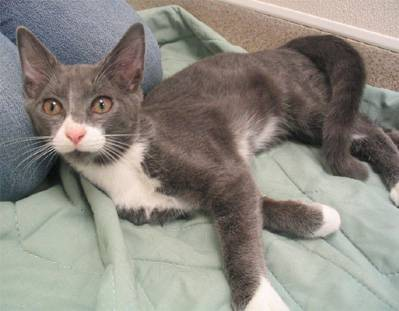
#> input picture dataset/original/cats/cat_000021.jpg, 399 x 311 px; its folder holds only this picture in this run
$ python augment_offline.py
#> lines starting #> are read from the running program, lines starting #| are printed output that depends on the picture
from __future__ import annotations

from dataclasses import dataclass
from pathlib import Path
import random

from PIL import Image, ImageEnhance, ImageOps, ImageFilter


# ---------------- CONFIG ----------------
SEED = 42

SRC = Path("dataset/original")      # <-- set to your original folder (cats/ dogs inside)
DST = Path("dataset/augmented")     # output (cats/ dogs inside)
CLASSES = ["cats", "dogs"]

AUG_PER_IMAGE = 2   # 2 => total ~3x (orig + aug1 + aug2)

# Probabilities (tune here)
P_FLIP = 0.50
P_ROTATE = 0.15      # reduced (was effectively higher)
P_AFFINE = 0.30
P_COLOR = 0.80       # increased
P_BLUR = 0.12        # moderate but not crazy
P_SHARPEN = 0.10
P_NOISE = 0.08

# Strength ranges (tune here)
ROTATE_DEG = 7       # max absolute rotation degrees (smaller)
TRANSLATE_FRAC = 0.05  # max translate fraction (5%)
ZOOM_RANGE = (0.92, 1.06)

BRIGHTNESS = (0.80, 1.20)
CONTRAST   = (0.80, 1.20)
SATURATION = (0.80, 1.25)

# Hue shift implemented by shifting HSV hue (small range)
HUE_SHIFT = (-6, 6)  # degrees in [0..360] mapped to [0..255] hue channel later

BLUR_RADIUS = (0.6, 1.6)
NOISE_STD = (2, 8)  # per-channel std dev (0-255 scale)

ALLOWED_EXT = {".jpg", ".jpeg", ".png", ".webp"}


# ---------------- HELPERS ----------------
def is_image(p: Path) -> bool:
    return p.is_file() and p.suffix.lower() in ALLOWED_EXT


def ensure_dirs() -> None:
    DST.mkdir(parents=True, exist_ok=True)
    for c in CLASSES:
        (DST / c).mkdir(parents=True, exist_ok=True)


def shift_hue_rgb(img: Image.Image, shift_deg: int) -> Image.Image:
    """
    Shift hue by +/- a few degrees. Works on RGB PIL image.
    """
    if shift_deg == 0:
        return img

    hsv = img.convert("HSV")
    h, s, v = hsv.split()

    # Hue in PIL HSV is 0..255 representing 0..360 degrees.
    shift = int((shift_deg / 360.0) * 255)  # can be negative

    # apply shift with wrap-around
    h = h.point(lambda x: (x + shift) % 256)

    hsv2 = Image.merge("HSV", (h, s, v))
    return hsv2.convert("RGB")


def add_noise(img: Image.Image) -> Image.Image:
    """
    Add light gaussian-like noise using PIL point operations.
    (Fast enough for offline augmentation; keeps it simple.)
    """
    import math

    std = random.uniform(NOISE_STD[0], NOISE_STD[1])

    def jitter(x: int) -> int:
        # Box-Muller approx with two uniforms -> gaussian-ish
        u1 = random.random()
        u2 = random.random()
        z = math.sqrt(-2.0 * math.log(max(u1, 1e-12))) * math.cos(2.0 * math.pi * u2)
        y = int(round(x + z * std))
        return 0 if y < 0 else (255 if y > 255 else y)

    r, g, b = img.split()
    r = r.point(jitter)
    g = g.point(jitter)
    b = b.point(jitter)
    return Image.merge("RGB", (r, g, b))


def random_affine(img: Image.Image) -> Image.Image:
    """
    Small translate + zoom using crop/pad approach (simple and stable).
    """
    w, h = img.size
    # Zoom
    scale = random.uniform(ZOOM_RANGE[0], ZOOM_RANGE[1])
    new_w = int(w * scale)
    new_h = int(h * scale)
    resized = img.resize((new_w, new_h), resample=Image.BILINEAR)

    # If zoomed in -> crop center-ish with small random offset
    if scale > 1.0:
        max_dx = int((new_w - w) * 0.5)
        max_dy = int((new_h - h) * 0.5)
        dx = random.randint(-max_dx, max_dx) if max_dx > 0 else 0
        dy = random.randint(-max_dy, max_dy) if max_dy > 0 else 0
        left = (new_w - w) // 2 + dx
        top  = (new_h - h) // 2 + dy
        return resized.crop((left, top, left + w, top + h))

    # If zoomed out -> pad to original size with small random offset
    else:
        canvas = Image.new("RGB", (w, h))
        max_dx = int((w - new_w) * 0.5)
        max_dy = int((h - new_h) * 0.5)
        dx = random.randint(-max_dx, max_dx) if max_dx > 0 else 0
        dy = random.randint(-max_dy, max_dy) if max_dy > 0 else 0
        left = (w - new_w) // 2 + dx
        top  = (h - new_h) // 2 + dy
        canvas.paste(resized, (left, top))
        return canvas


def augment(img: Image.Image) -> Image.Image:
    # Flip
    if random.random() < P_FLIP:
        img = ImageOps.mirror(img)

    # Rotate (less often)
    if random.random() < P_ROTATE:
        angle = random.uniform(-ROTATE_DEG, ROTATE_DEG)
        img = img.rotate(angle, resample=Image.BILINEAR, expand=False)

    # Affine-like (zoom/translate)
    if random.random() < P_AFFINE:
        img = random_affine(img)

    # Color / Tone (more often)
    if random.random() < P_COLOR:
        img = ImageEnhance.Brightness(img).enhance(random.uniform(*BRIGHTNESS))
        img = ImageEnhance.Contrast(img).enhance(random.uniform(*CONTRAST))
        img = ImageEnhance.Color(img).enhance(random.uniform(*SATURATION))

        hue = random.randint(HUE_SHIFT[0], HUE_SHIFT[1])
        img = shift_hue_rgb(img, hue)

    # Blur vs Sharpen (rare-ish, and not both usually)
    r = random.random()
    if r < P_BLUR:
        img = img.filter(ImageFilter.GaussianBlur(radius=random.uniform(*BLUR_RADIUS)))
    elif r < (P_BLUR + P_SHARPEN):
        img = img.filter(ImageFilter.UnsharpMask(radius=2, percent=120, threshold=3))

    # Noise (rare)
    if random.random() < P_NOISE:
        img = add_noise(img)

    return img


def main() -> None:
    random.seed(SEED)
    ensure_dirs()

    print("Using source:", SRC.resolve())
    total_in = 0
    for c in CLASSES:
        found = [p for p in (SRC / c).rglob("*") if is_image(p)]
        print(f"{c}: found {len(found)} images in {SRC / c}")
        total_in += len(found)
#> pass 2 of the loop in main, `for c in CLASSES:`:
    if total_in == 0:
        print("[ERROR] No input images found. Check SRC path and cats/dogs folders.")
        return

    for c in CLASSES:
        files = sorted([p for p in (SRC / c).rglob("*") if is_image(p)])
        for i, p in enumerate(files, start=1):
            with Image.open(p) as im:
#> im is the input picture: PIL image 399x311 RGB; mean R, G, B 141.4, 137.1, 129.5
                im = im.convert("RGB")

                # always save original copy into augmented set
                out_orig = DST / c / f"{c[:-1]}_{i:06d}_orig.jpg"
                im.save(out_orig, quality=95)

                # generate N augmentations
                for k in range(1, AUG_PER_IMAGE + 1):
                    aug = augment(im)
                    out_aug = DST / c / f"{c[:-1]}_{i:06d}_aug{k}.jpg"
                    aug.save(out_aug, quality=95)
#> this loop made 2 passes
#> pass 1, in augment, `img = img.rotate(angle, resample=Image.BILINEAR, expand=False)`:
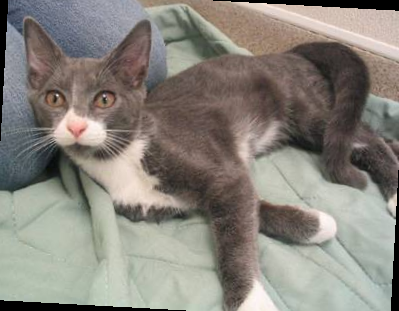
#> img: PIL image 399x311 RGB; mean R, G, B 136.6, 132.2, 124.6
#> pass 1, in augment, `img = random_affine(img)`:
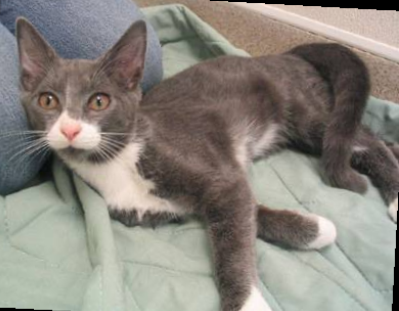
#> img: PIL image 399x311 RGB; mean R, G, B 137.8, 132.9, 125.2
#> pass 1, in augment, `img = ImageEnhance.Brightness(img).enhance(random.uniform(*BRIGHTNESS))`:
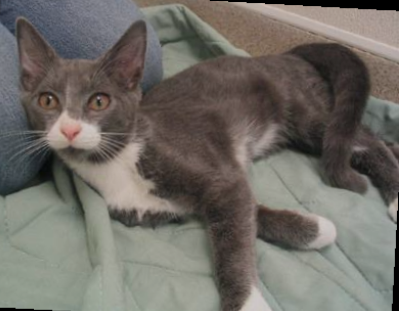
#> img: PIL image 399x311 RGB; mean R, G, B 111.5, 107.5, 101.3
#> pass 2 of the loop in main, `for c in CLASSES:`:
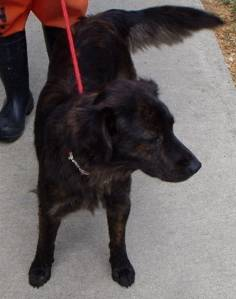
#> input picture dataset/original/dogs/dog_000007.jpg, 236 x 299 px
#> in main, im is the input picture: PIL image 236x299 RGB; mean R, G, B 100.9, 93.2, 93.4
#> the loop in main, `for k in range(1, AUG_PER_IMAGE + 1):` made 2 passes
#> pass 1, in augment (call 3), `img = ImageEnhance.Brightness(img).enhance(random.uniform(*BRIGHTNESS))`:
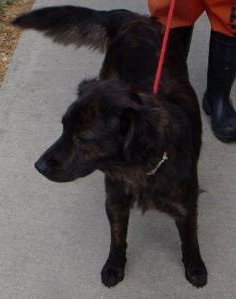
#> img: PIL image 236x299 RGB; mean R, G, B 84, 77.6, 77.7
#> after the loop in main, `for k in range(1, AUG_PER_IMAGE + 1):`:
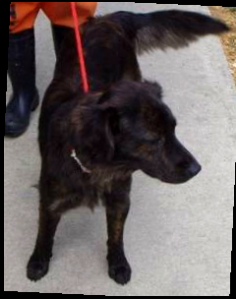
#> aug: PIL image 236x299 RGB; mean R, G, B 105.8, 97.5, 97.3

    # quick output count
    for c in CLASSES:
        out_n = len([p for p in (DST / c).iterdir() if p.is_file()])
        print(f"{c}: wrote {out_n} files into {DST / c}")
#> pass 2 of the loop in main, `for c in CLASSES:`:
    print("Done:", DST)


if __name__ == "__main__":
    main()
